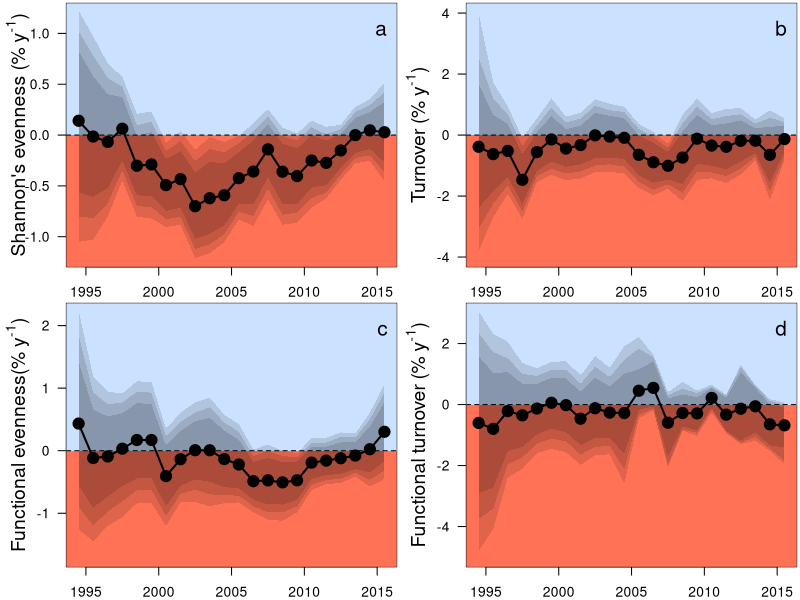

This figure's R source:
##Set working directory
setwd("C:/Users/elwel/OneDrive/Desktop/aquatic_data/git/EuroAquaticMacroInverts")

# attach data
MA <- read.csv("outputs/movingAve_YrEsts.csv")
MA$meanYr <- (MA$StartYear+ 4.5)
head(MA)
unique(MA$Response)

tiff(filename = "plots/Fig3_movingWindow/MovingAverages_extra.tiff", width = 8, height = 6.5, units = 'in', res = 600, compression = 'lzw')
par(mfrow=c(2,2),mar=c(2,4,0.2,0.2))

#### Shannon's Evenness #####
SR <- subset(MA, Response == "E10")
st <-(SR[1:(nrow(SR)),3:12])*100
sr <- cbind(SR$StartYear, SR$site_num, SR$meanYr, st)
names(sr)[names(sr) == 'SR$StartYear'] <- 'StartYear'
names(sr)[names(sr) == 'SR$site_num'] <- 'site_num'
names(sr)[names(sr) == 'SR$meanYr'] <- 'meanYr'
#select yrs with enough sites to be representative
#SRs <- sr[ which(sr$site_num >=100), ]
SRs <- sr[ which(sr$StartYear >1989 & sr$StartYear <2012), ]
#SRs <- sr[ which(sr$StartYear >=1980), ] #this is min 5 countries

plot(SRs$Estimate~SRs$meanYr,ylab="", cex=1.5, xlab="", type="n", las=1, ylim=c(-1.2,1.2), xlim=c(1994.5,2015.5))#ylim=c(-0.8,2.55))
title(ylab=expression(paste("Shannon's evenness (% y"^"-1", ")")), line=2,cex.lab=1.4)
#title(xlab="Mean year of moving window", line=2,cex.lab=1.3)
polygon(x = c(0, 0, 2040, 2040), y = c(-100, 0, 0, -100), col ="coral1", border = NA)
polygon(x = c(0, 0, 2040, 2040), y = c(100, 0, 0, 100), col ="lightsteelblue1", border = NA)
abline(h=0,lty=2)
polygon(x = c(SRs$meanYr,rev(SRs$meanYr)), y = c(SRs$Q2.5,rev(SRs$Q97.5)),col="#00000020", border = NA)
polygon(x = c(SRs$meanYr,rev(SRs$meanYr)), y = c(SRs$Q5,rev(SRs$Q95)), col ="#00000020", border = NA)
polygon(x = c(SRs$meanYr,rev(SRs$meanYr)), y = c(SRs$Q10,rev(SRs$Q90)), col ="#00000020", border = NA)
#box(lwd=2)
points(SRs$Estimate~SRs$meanYr, pch=21,bg=1,cex=1.8)#pch="-",
points(SRs$Estimate~SRs$meanYr,type="l",lwd=2)
legend("topright", bty="n", legend="a",cex=1.5)

#plot for turnover
unique(MA$Response)
SR <- subset(MA, Response == "turnover")
ave_turnover <- 0.542933401
st <-(SR[1:(nrow(SR)),3:12]/ave_turnover)*100
sr <- cbind(SR$StartYear, SR$site_num, SR$meanYr, st)
names(sr)[names(sr) == 'SR$StartYear'] <- 'StartYear'
names(sr)[names(sr) == 'SR$site_num'] <- 'site_num'
names(sr)[names(sr) == 'SR$meanYr'] <- 'meanYr'
#select yrs with enough sites to be representative
SRs <- sr[ which(sr$StartYear >1989 & sr$StartYear <2012), ]

plot(SRs$Estimate~SRs$meanYr,ylab="", cex=1.5, xlab="", type="n", las=1, ylim=c(-4,4), xlim=c(1994.5,2015.5)) #ylim=c(-0.57,0.4))
title(ylab=expression(paste("Turnover (% y"^"-1", ")")), line=2,cex.lab=1.4)
title(xlab="Mean year of moving window", line=2.4,cex.lab=1.3)
polygon(x = c(0, 0, 2040, 2040), y = c(-100, 0, 0, -100), col ="coral1", border = NA)
polygon(x = c(0, 0, 2040, 2040), y = c(100, 0, 0, 100), col ="lightsteelblue1", border = NA)
abline(h=0,lty=2)
polygon(x = c(SRs$meanYr,rev(SRs$meanYr)), y = c(SRs$Q2.5,rev(SRs$Q97.5)),col="#00000020", border = NA)
polygon(x = c(SRs$meanYr,rev(SRs$meanYr)), y = c(SRs$Q5,rev(SRs$Q95)), col ="#00000020", border = NA)
polygon(x = c(SRs$meanYr,rev(SRs$meanYr)), y = c(SRs$Q10,rev(SRs$Q90)), col ="#00000020", border = NA)
points(SRs$Estimate~SRs$meanYr, pch=21,bg=1,cex=1.8)#pch="-",
points(SRs$Estimate~SRs$meanYr,type="l",lwd=2)
legend("topright", bty="n", legend="b",cex=1.5)

#### Func evenness #####
SR <- subset(MA, Response == "FEve")
ave_FEve <- 0.517910888
st <-(SR[1:(nrow(SR)),3:12]/ave_FEve)*100
sr <- cbind(SR$StartYear, SR$site_num, SR$meanYr, st)
names(sr)[names(sr) == 'SR$StartYear'] <- 'StartYear'
names(sr)[names(sr) == 'SR$site_num'] <- 'site_num'
names(sr)[names(sr) == 'SR$meanYr'] <- 'meanYr'
#select yrs with enough sites to be representative
SRs <- sr[ which(sr$StartYear >1989 & sr$StartYear <2012), ]

plot(SRs$Estimate~SRs$meanYr,ylab="", cex=1.5, xlab="", type="n", las=1, ylim=c(-1.7,2.2), xlim=c(1994.5,2015.5)) #ylim=c(-0.57,0.4))
title(ylab=expression(paste("Functional evenness(% y"^"-1", ")")), line=2,cex.lab=1.4)
title(xlab="Mean year of moving window", line=2.4,cex.lab=1.3)
polygon(x = c(0, 0, 2040, 2040), y = c(-100, 0, 0, -100), col ="coral1", border = NA)
polygon(x = c(0, 0, 2040, 2040), y = c(100, 0, 0, 100), col ="lightsteelblue1", border = NA)
abline(h=0,lty=2)
polygon(x = c(SRs$meanYr,rev(SRs$meanYr)), y = c(SRs$Q2.5,rev(SRs$Q97.5)),col="#00000020", border = NA)
polygon(x = c(SRs$meanYr,rev(SRs$meanYr)), y = c(SRs$Q5,rev(SRs$Q95)), col ="#00000020", border = NA)
polygon(x = c(SRs$meanYr,rev(SRs$meanYr)), y = c(SRs$Q10,rev(SRs$Q90)), col ="#00000020", border = NA)
points(SRs$Estimate~SRs$meanYr, pch=21,bg=1,cex=1.8)#pch="-",
points(SRs$Estimate~SRs$meanYr,type="l",lwd=2)
legend("topright", bty="n", legend="c",cex=1.5)

#### Func turnover #####
SR <- subset(MA, Response == "F_to")
st <-((exp(SR[1:(nrow(SR)),3:12])-1)*100)
sr <- cbind(SR$StartYear, SR$site_num, SR$meanYr, st)
names(sr)[names(sr) == 'SR$StartYear'] <- 'StartYear'
names(sr)[names(sr) == 'SR$site_num'] <- 'site_num'
names(sr)[names(sr) == 'SR$meanYr'] <- 'meanYr'
#select yrs with enough sites to be representative
SRs <- sr[ which(sr$StartYear >1989 & sr$StartYear <2012), ]

plot(SRs$Estimate~SRs$meanYr,ylab="", cex=1.5, xlab="", type="n", las=1, ylim=c(-5,3), xlim=c(1994.5,2015.5)) #ylim=c(-0.57,0.4))
title(ylab=expression(paste("Functional turnover (% y"^"-1", ")")), line=2,cex.lab=1.4)
title(xlab="Mean year of moving window", line=2.4,cex.lab=1.3)
polygon(x = c(0, 0, 2040, 2040), y = c(-100, 0, 0, -100), col ="coral1", border = NA)
polygon(x = c(0, 0, 2040, 2040), y = c(100, 0, 0, 100), col ="lightsteelblue1", border = NA)
abline(h=0,lty=2)
polygon(x = c(SRs$meanYr,rev(SRs$meanYr)), y = c(SRs$Q2.5,rev(SRs$Q97.5)),col="#00000020", border = NA)
polygon(x = c(SRs$meanYr,rev(SRs$meanYr)), y = c(SRs$Q5,rev(SRs$Q95)), col ="#00000020", border = NA)
polygon(x = c(SRs$meanYr,rev(SRs$meanYr)), y = c(SRs$Q10,rev(SRs$Q90)), col ="#00000020", border = NA)
points(SRs$Estimate~SRs$meanYr, pch=21,bg=1,cex=1.8)#pch="-",
points(SRs$Estimate~SRs$meanYr,type="l",lwd=2)
legend("topright", bty="n", legend="d",cex=1.5)

dev.off()


####
#####################
###############################################
################################################
